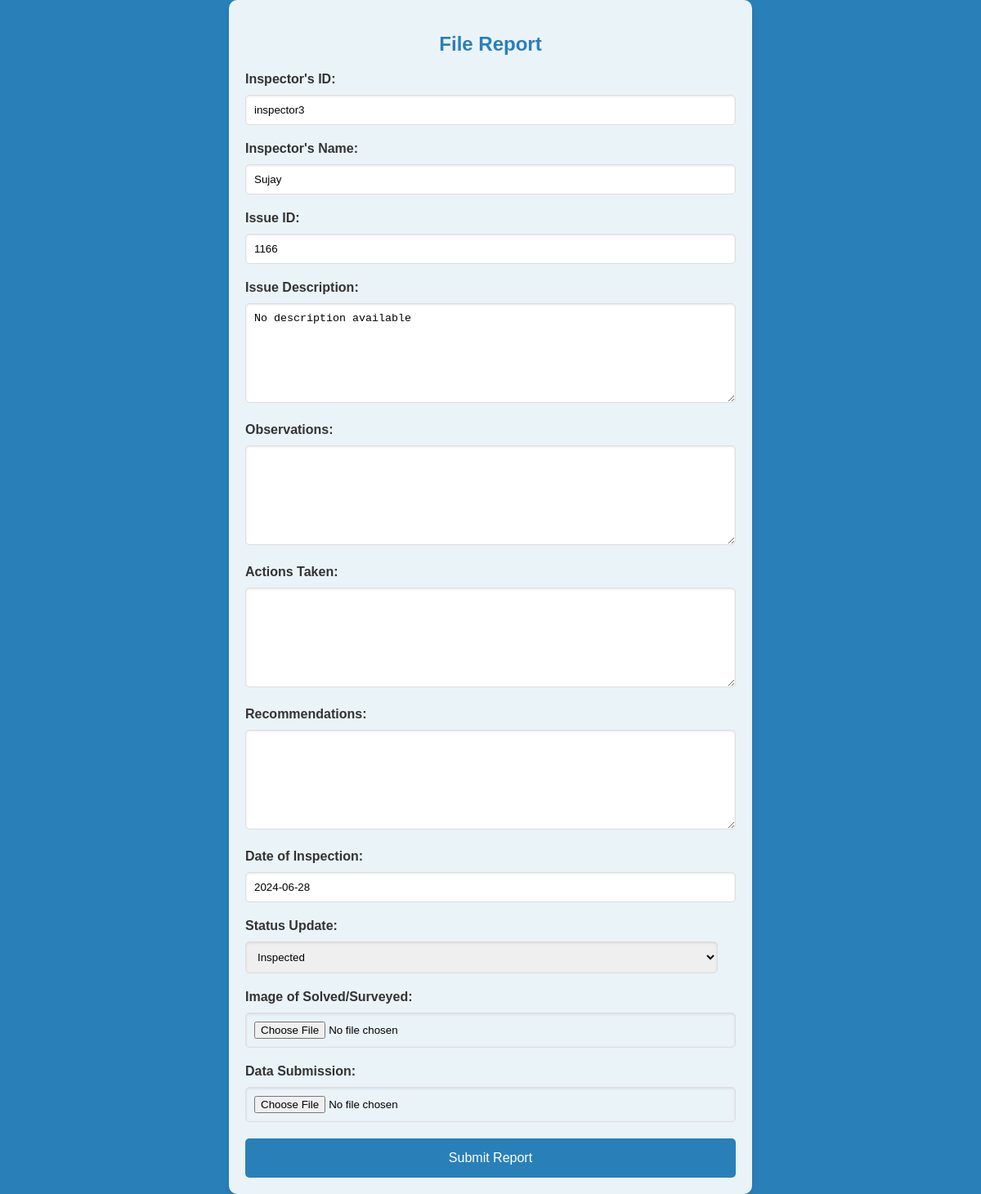
Page /file_report/1166 (signed in) on the earlier database version.
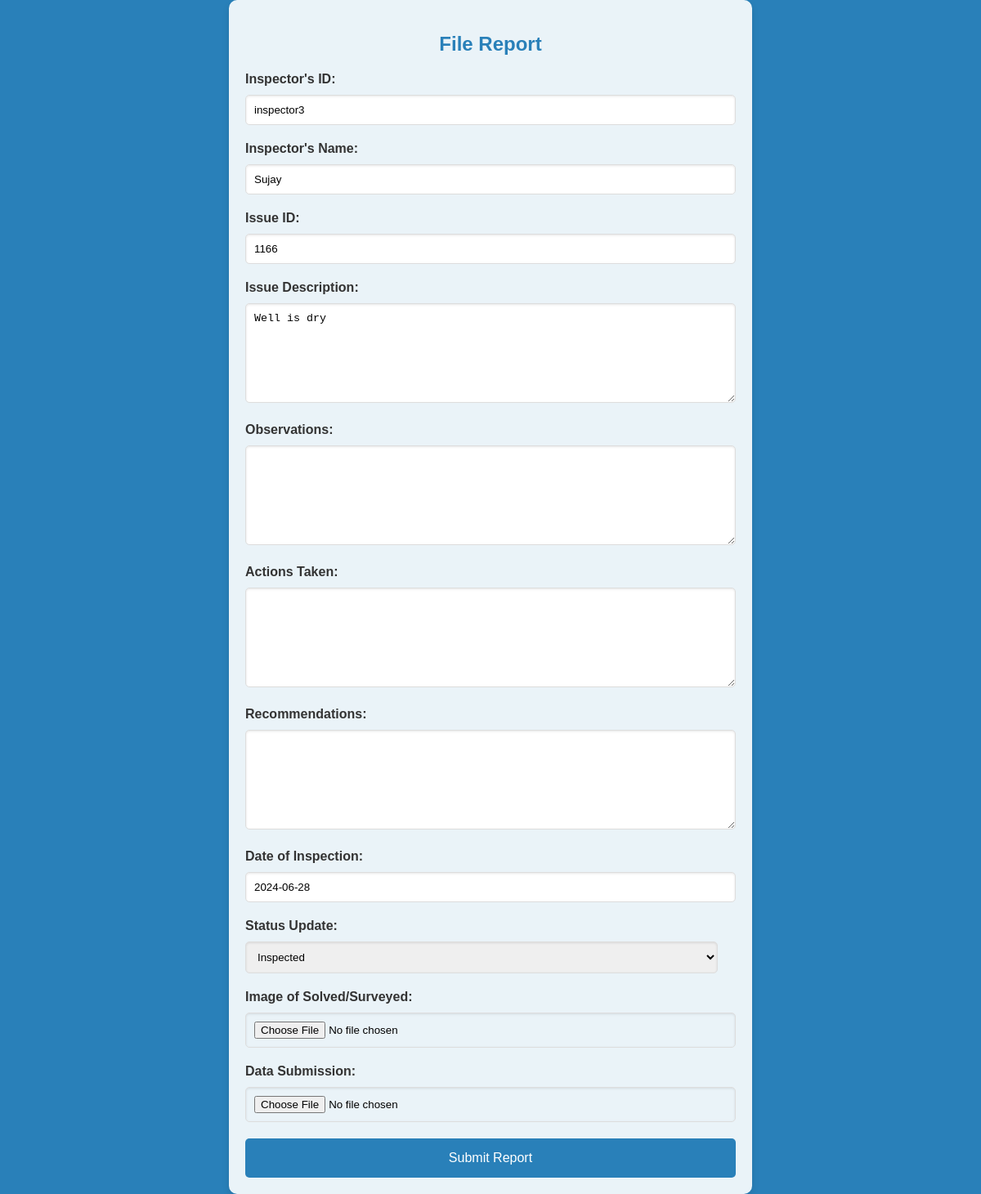
Same page on the later database version.
### tables this page shows
CREATE TABLE reported_problems 
                 (id INTEGER PRIMARY KEY AUTOINCREMENT, location TEXT, landmark TEXT, 
                 location_description TEXT, issue_image TEXT, issue_description TEXT, 
                 email TEXT, date TEXT, lat REAL, lng REAL, assigned_to TEXT, status TEXT);

### app.py (the view)
@app.route('/file_report/<int:issue_id>', methods=['GET', 'POST'])
def file_report(issue_id):
    inspector_id = session.get('employee_id')
    inspector_name = session.get('name')
    issue_description = get_issue_description(issue_id)
    if request.method == 'POST':
        observations = request.form.get('observations')
        actions_taken = request.form.get('actions_taken')
        recommendations = request.form.get('recommendations')
        date_of_inspection = request.form.get('date_of_inspection')
        status_update = request.form.get('status_update')
        image = request.files.get('image')
        data = request.files.get('data')
        folder_path = os.path.join('reports', f"{issue_id}")
        os.makedirs(folder_path, exist_ok=True)
        report_filename = f"{issue_id}_report.txt"
        report_path = os.path.join(folder_path, report_filename)
        with open(report_path, 'w') as report_file:
            report_file.write(f"Issue ID: {issue_id}\n")
            report_file.write(f"Inspector ID: {inspector_id}\n")
            report_file.write(f"Inspector Name: {inspector_name}\n")
            report_file.write(f"Issue Description: {issue_description}\n")
            report_file.write(f"Observations: {observations}\n")
            report_file.write(f"Actions Taken: {actions_taken}\n")
            report_file.write(f"Recommendations: {recommendations}\n")
            report_file.write(f"Date of Inspection: {date_of_inspection}\n")
            report_file.write(f"Status Update: {status_update}\n")
            report_file.write("\n")
        if image:
            image_filename = secure_filename(image.filename)
            image.save(os.path.join(folder_path, image_filename))
        if data:
            data_filename = secure_filename(data.filename)
            data.save(os.path.join(folder_path, data_filename))
        conn = sqlite3.connect('waruna.db')
        cursor = conn.cursor()
        cursor.execute("""
            CREATE TABLE IF NOT EXISTS inspector_reports (
                issue_id INTEGER,
                issue_description TEXT,
                inspector_id INTEGER,
                report_path TEXT,
                image_path TEXT,
                data_path TEXT
            )
        """)
        cursor.execute("INSERT INTO inspector_reports (issue_id,issue_description, inspector_id, report_path, image_path, data_path) VALUES (?, ?, ?, ?, ?, ?)",
                       (issue_id,issue_description, inspector_id, report_path, os.path.join(folder_path, image_filename), os.path.join(folder_path, data_filename)))
        conn.commit()
        conn.close()
        flash('Report submitted successfully!', 'success')
        return redirect(url_for('dashboard'))
    else:
        form_data = {
            'inspector_id': inspector_id,
            'inspector_name': inspector_name,
            'issue_id': issue_id,
            'issue_description': issue_description,
            'date_of_inspection': get_current_date()
        }
        return render_template('file_report.html', form_data=form_data)

### app.py (called while the page is built)
def get_current_date():
    return datetime.now().strftime('%Y-%m-%d')

def get_issue_description(issue_id):
    conn = sqlite3.connect('waruna.db')
    cursor = conn.cursor()
    cursor.execute("SELECT issue_description FROM reported_problems WHERE id=?", (issue_id,))
    result = cursor.fetchone()
    conn.close()
    return result[0] if result else "No description available"

### templates/file_report.html (shortened to what this page needs)
<!DOCTYPE html>
<html lang="en">
<head>
</head>
<body>
    <div class="form-container">
        <h2>File Report</h2>
        <form method="post" action="{{ url_for('file_report', issue_id=form_data.issue_id) }}" enctype="multipart/form-data">
            <label for="inspector_id">Inspector's ID:</label>
            <input type="text" id="inspector_id" name="inspector_id" value="{{ form_data.inspector_id }}" readonly>
            <label for="inspector_name">Inspector's Name:</label>
            <input type="text" id="inspector_name" name="inspector_name" value="{{ form_data.inspector_name }}" readonly>
            <label for="issue_id">Issue ID:</label>
            <input type="text" id="issue_id" name="issue_id" value="{{ form_data.issue_id }}" readonly>
            <label for="issue_description">Issue Description:</label>
            <textarea id="issue_description" name="issue_description" readonly>{{ form_data.issue_description }}</textarea>
            <label for="observations">Observations:</label>
            <textarea id="observations" name="observations" required></textarea>
            <label for="actions_taken">Actions Taken:</label>
            <textarea id="actions_taken" name="actions_taken"></textarea>
            <label for="recommendations">Recommendations:</label>
            <textarea id="recommendations" name="recommendations"></textarea>
            <label for="date_of_inspection">Date of Inspection:</label>
            <input type="text" id="date_of_inspection" name="date_of_inspection" value="{{ form_data.date_of_inspection }}" readonly>
            <label for="status_update">Status Update:</label>
            <select id="status_update" name="status_update" required>
                <option value="inspected">Inspected</option>
            </select>
            <label for="image">Image of Solved/Surveyed:</label>
            <input type="file" id="image" name="image" required>
            <label for="data">Data Submission:</label>
            <input type="file" id="data" name="data" required>
            <button type="submit">Submit Report</button>
        </form>
    </div>
</body>
</html>

Differences in the rows shown:
added reported_problems: issue_description "Well is dry"
Other differences:
form field issue_description: "No description available" → (not shown)
